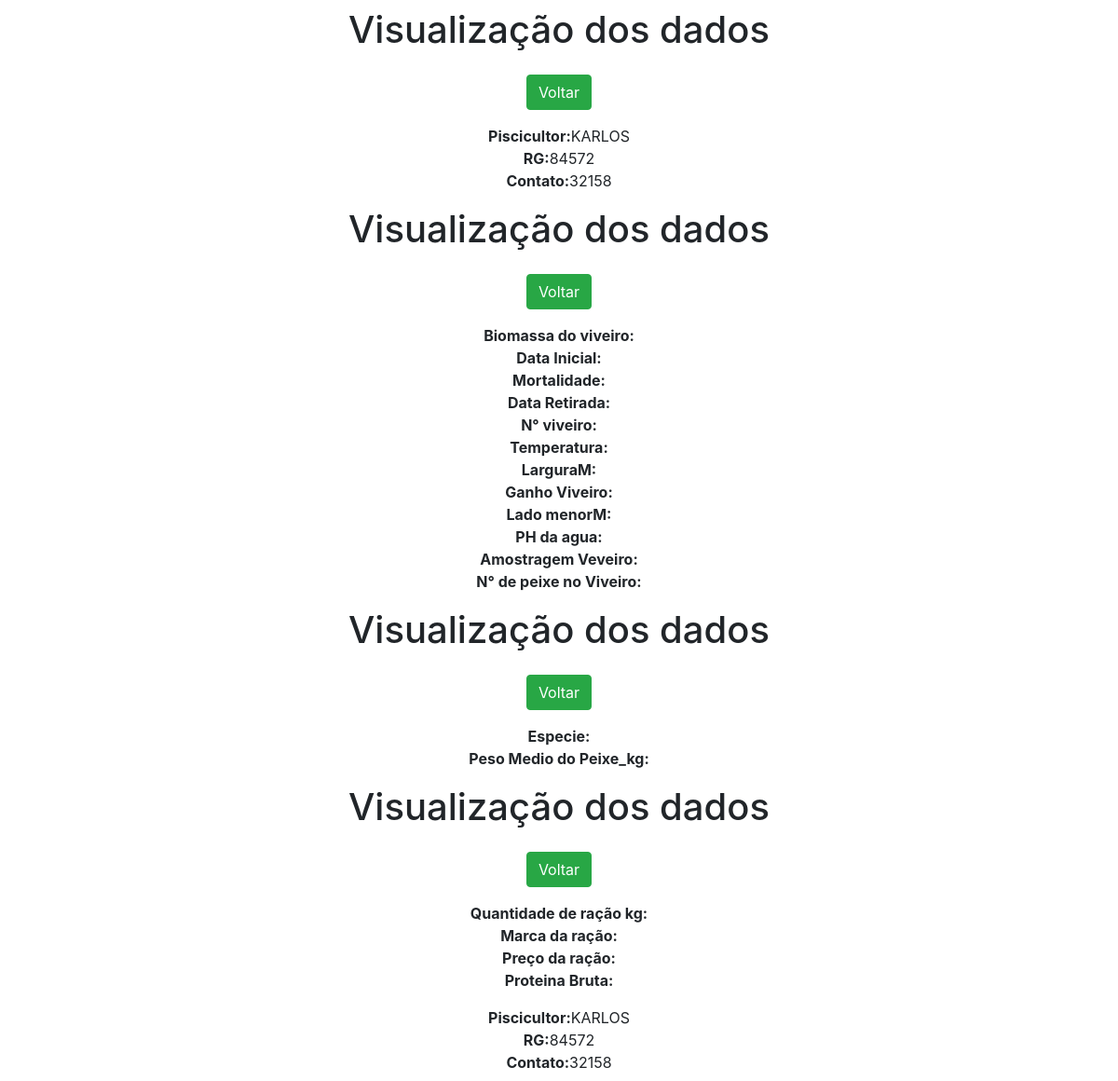
Page /view/19/ on the committed database.
### app/models.py (models this page shows)
class Piscicultores(models.Model):
    piscicultor = models.CharField(max_length=30)
    rg = models.CharField(max_length=7)
    contato = models.CharField(max_length=13)

### app/views.py (the view)
# urls.py: path('view/<int:pk>/', view, name='view'),
def view (request,pk):
    data = {}
    data['db'] = Piscicultores.objects.get(pk=pk)
    return render(request, 'view.html',data)

### app/Templates/view.html (shortened to what this page needs)
<!DOCTYPE html>
<html lang="br-pt">
<head>
      <link rel="stylesheet" href="https://cdn.jsdelivr.net/npm/bootstrap@4.6.2/dist/css/bootstrap.min.css" >
</head>
<body>
    <div class="col-8 m-auto pt-2 pb-2 text-center">
        <h1>Visualização dos dados</h1>
    </div>
    <div class="col-8 m-auto pt-2 pb-2 text-center">
        <a href="/" class="btn btn-success">Voltar</a>
    </div>
    <div class="col-8 m-auto pt-2 pb-2 text-center">
        <strong> Piscicultor:</strong>{{db.piscicultor}}<br>
        <strong> RG:</strong>{{db.rg}}<br>
        <strong> Contato:</strong>{{db.contato}}<br>
     </div>
   <div class="col-8 m-auto pt-2 pb-2 text-center">
        <h1>Visualização dos dados</h1>
    </div>
    <div class="col-8 m-auto pt-2 pb-2 text-center">
        <a href="/" class="btn btn-success">Voltar</a>
    </div>
    <div class="col-8 m-auto pt-2 pb-2 text-center">
        <strong> Biomassa do viveiro:</strong>{{db.biomassaViveiro}}<br>
        <strong> Data Inicial:</strong>{{db.dataIniciar}}<br>
        <strong> Mortalidade:</strong>{{db.mortalidade}}<br>
        <strong> Data Retirada:</strong>{{db.dataRetirada}}<br>
        <strong> N° viveiro:</strong>{{db.numeroViveiro}}<br>
        <strong> Temperatura:</strong>{{db.temperatura}}<br>
        <strong> LarguraM:</strong>{{db.largura_M}}<br>
        <strong> Ganho Viveiro:</strong>{{db.ganhoViveiro}}<br>
        <strong> Lado menorM:</strong>{{db.ladoMenor_M}}<br>
        <strong> PH da agua:</strong>{{db.pH_daAgua}}<br>
        <strong> Amostragem Veveiro:</strong>{{db.amostragemViveiro}}<br>
        <strong> N° de peixe no Viveiro:</strong>{{db.numeroPeixesViveiro}}<br>
     </div>
    <div class="col-8 m-auto pt-2 pb-2 text-center">
        <h1>Visualização dos dados</h1>
    </div>
    <div class="col-8 m-auto pt-2 pb-2 text-center">
        <a href="/" class="btn btn-success">Voltar</a>
    </div>
    <div class="col-8 m-auto pt-2 pb-2 text-center">
        <strong> Especie:</strong>{{db.especie}}<br>
        <strong> Peso Medio do Peixe_kg:</strong>{{db.pesoMedioPeixe_kg}}<br>
     </div>
    <div class="col-8 m-auto pt-2 pb-2 text-center">
        <h1>Visualização dos dados</h1>
    </div>
    <div class="col-8 m-auto pt-2 pb-2 text-center">
        <a href="/" class="btn btn-success">Voltar</a>
    </div>
    <div class="col-8 m-auto pt-2 pb-2 text-center">
        <strong> Quantidade de ração kg: </strong>{{db.quantidaderacaokg}}<br>
        <strong> Marca da ração: </strong>{{db.marcaracao}}<br>
        <strong> Preço da ração: </strong>{{db.precoracao}}<br>
        <strong> Proteina Bruta: </strong>{{db.protreinabruta}}<br>
     </div>
</body>
</html>
    <div class="col-8 m-auto pt-2 pb-2 text-center">
        <strong> Piscicultor:</strong>{{db.piscicultor}}<br>
        <strong> RG:</strong>{{db.rg}}<br>
        <strong> Contato:</strong>{{db.contato}}<br>
     </div>
</body>
</html>

### rows in the picture
Piscicultores: piscicultor "KARLOS", rg "84572", contato "32158"
